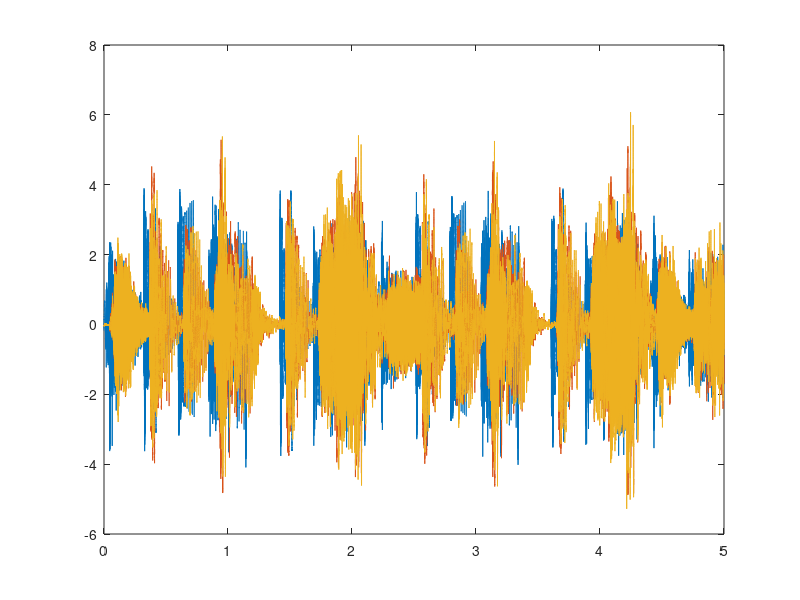
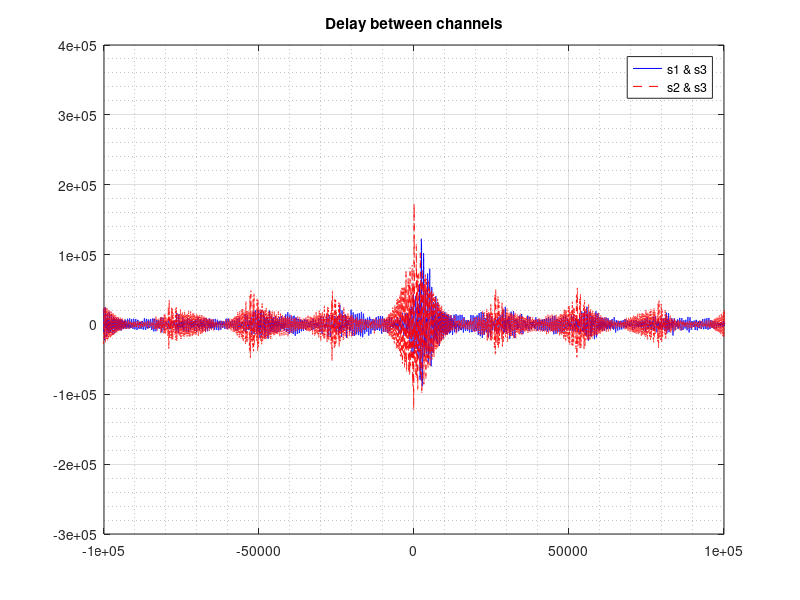
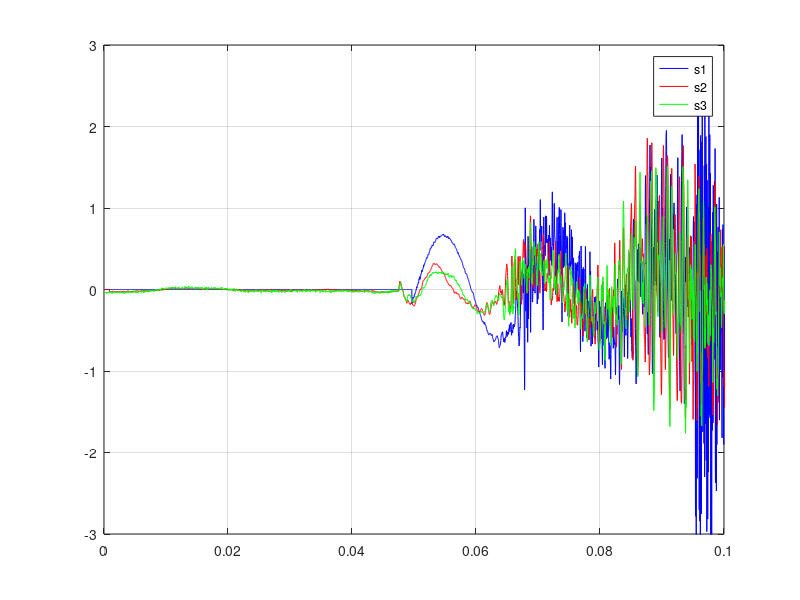

Write MATLAB code to recreate these figures, in order. (Note: this script raises an error after producing the figures.)
clear all, close all, clc

%load lavmusikstorsnak1.mat
load stormusiklavsnak3.mat
%  load 5secBeat.mat
%  load snakfrabord.mat
%load 1sectalk2.mat
%load 10secBeat.mat
%load lavsnak.mat
% load Nirvana16bitmono.mat
% load talk.mat

%%
close all, clc
fs=48000;

ts=1/fs;
time=5;
t=0:ts:time-ts;

s1=playdata(:,1)';
s2=recdata(:,2)';
s3=recdata(:,1)';

c=344;

s1=s1/rms(s1);
s2=s2/rms(s2);
s3=s3/rms(s3);


s11=s1;

figure()
plot(t,s1,t,s2,t,s3)%,t,x)



%% ######### Find delay #############
clc, close all
[mag,lag]=xcorr(s3,s1);
[maxmag,maxI] = max(abs(mag));
lagdiff=lag(maxI);
timediff = lagdiff/fs;
lagdist=timediff/c;


[mag3,lag3]=xcorr(s3,s2);
[maxmag3,maxI3] = max(abs(mag3));
lagdiff3=lag3(maxI3);
timediff3 = lagdiff3/fs;
lagdist3=timediff3/c;

figure()
plot(lag,(mag),'b',lag3,(mag3),'--r')
grid on
grid minor
title('Delay between channels')
legend('s1 & s3','s2 & s3')
axis([-100000 100000 -300000 400000])

TT=abs(lagdiff);
TT3=abs(lagdiff3);

TT=2384;

s1=[zeros(1,TT) s1(1:end-TT)];
s2=[zeros(1,TT3) s2(1:end-TT3)];
figure()
plot(t,(s1),'b',t,(s2),'r',t,(s3),'g')
legend('s1','s2','s3')
axis([0 0.1 -3 3])
%axis([0.045 0.055 -0.3 0.8])
%ylim([-5 15])
grid on

%% EXCEL

EXCEL=["s1 skalar" "s4 skalar" "ind0mags2norm" "p3"; ...
100 1  1.0000 31.4080; ...    
30 1 0.9994 24.4913; ...
    10 1 0.9951 16.9531; ...
    1 1 0.7147 2.6915; ...
    1 10 0.1207 1.8358; ...
    1 30 0.0548 1.8406; ...
    1 100 0.0315 1.1800]

%% ##### RATIO #####
close all, clc
% x=x';
% x=x/rms(x);
% s1=0.1*s11;
% s4=s1+4.64*x;
 s4=s2;
%s4=s4/rms(s4);
[mag lag]=xcorr(s4,s1);
 [maxmags2 maxinds2] = max(abs(mag(length(s2)-100:length(s2)+100)));
 mags2=mag(length(s2)+(maxinds2-101));
 ind0mags2norm=abs(mags2)/length(s4)
 mags2rms1=rms(mag);
% mags2SNR=mags2/mags2rms
 mags2rms=mags2rms1*ones(1,length(lag));
 
 [mags1 lags1] = xcorr(s1,s1);
 [maxmags1 maxinds1] = max(abs(mags1(length(s1)-100:length(s1)+100)));
 magss1=mags1(length(s1)+(maxinds1-101));
 ind0mags1norm=abs(magss1)/length(s1)
 
%   [magx lagx] = xcorr(x,x);
%  [maxmagx maxindx] = max(abs(magx(length(x)-100:length(x)+100)));
%  magsx=magx(length(x)+(maxinds1-101));
%  ind0magxnorm=abs(magsx)/length(x)

  [mags4 lags4] = xcorr(s3,s2);
 [maxmags4 maxinds4] = max(abs(mags4(length(s4)-100:length(s4)+100)));
 magss4=mags4(length(s4)+(maxinds1-101));
 ind0mags4norm=abs(magss4)/length(s4)

 
 S=(ind0mags1norm);
 N=(S-ind0mags2norm)
  soundsc(s4,fs)
 p=20*log10(abs(S/N))
 
 figure()
 subplot(2,1,1)
 plot(lag, mag,'b')
 grid on
 grid minor
 title('Xcorr ratio for s4 and s1')
 hold on
 plot(lag,mags2rms,'r')
 %axis([-400 400 -200000 250000])
 subplot(2,1,2)
 plot(lags1,mags1)
 title('Auto corr for s1')
 grid on 
 grid minor
 
 figure()
 plot(t,s1,t,s4,'--r')
 
 [rx rxlag]=xcorr(s1,s1);
[ry rylag]=xcorr(s4,s4);

S4=rms(s1);
N4=rms(s4);

p4=20*log10(S4/N4);

S3=mean(s1.^2);
N3=mean(s4.^2);

p3=10*log10(abs(S3/N3));

clear mag lag mag3 mags1 lags1 mags2rms1 magss1 maxinds1 maxmags1 rx ry rxlag rylag lag3 lagdiff lagdiff3 lagdist lagdist3 maxI maxI3 maxmag maxmag3 dis TT TT3 timediff timediff3 c mags2 mags2rms maxinds2 maxmags2 
%clear playdata recdata

%% Blockwise crosscorr
close all, clc
M=500;       %Windowsize of crosscorr signal
N=(fs*time)/M;
y=zeros(1,M);
ratio=zeros(1,M);

for k=1:N
    w=s1((M*k)-(M-1):M*k);
    x=s3((M*k)-(M-1):M*k);
    [mag lag] = xcorr(w,x);
    [magmax magind] = max(abs(mag));
    y(k) = mag(M);
    ratio(k)=magmax/M;
end

figure()
subplot(2,1,1)
plot(y)
title('Magnitude index 0')
grid on
subplot(2,1,2)
plot(ratio)
grid on
title('Ratio')

%% SNR based on autocorr
close all, clc
[rx rxlag]=xcorr(s1,s1);
[ry rylag]=xcorr(s4,s4);

[S1 S1ind]=max(abs(rx));
N1=max(abs(ry))-S1;

p1=mag2db(S1)/mag2db(N1)

S2=S1^2;
N2=N1^2;

p2=sqrt(S2/N2)

S3=mean(rx.^2);
N3=mean(ry.^2)-S3;

p3=10*log10(S3/N3)

%% Calibration
close all, clear all, clc

%load 800sintest.mat
%load lavmusikstorsnak1.mat
load stormusiklavsnak1.mat

fs=48000;

ts=1/fs;
time=5;
t=0:ts:(time-1)-ts;

s1=playdata(fs/2:(5*fs)-(fs/2)-1,1)';
s2=recdata(fs/2:(5*fs)-(fs/2)-1,2)';
s3=recdata(fs/2:(5*fs)-(fs/2)-1,1)';

c=343;

s1=s1/rms(s1);
s2=s2/rms(s2);
s3=s3/rms(s3);

% ######### Find delay #############
[mag,lag]=xcorr(s3,s1);
[maxmag,maxI] = max(abs(mag));
lagdiff=lag(maxI);
timediff = lagdiff/fs;
lagdist=c*timediff;

[mag3,lag3]=xcorr(s3,s2);
[maxmag3,maxI3] = max(abs(mag3));
lagdiff3=lag3(maxI3);
timediff3 = lagdiff3/fs;
lagdist3=c*timediff3;

figure()
subplot(2,1,1)
plot(lag,(mag),'b')
grid on
grid minor
title('Delay between s2 & s3')
subplot(2,1,2)
plot(lag3,(mag3),'r')
grid on
grid minor
title('Delay between s1 & s3')
%axis([-10000 10000 -300000 400000])



TT=abs(lagdiff);
TT3=abs(lagdiff3);

%TT=2384;

s1=[zeros(1,TT) s1(1:end-TT)];
s2=[zeros(1,TT3) s2(1:end-TT3)];
figure()
plot(t,(s1),'b',t,(s2),'r',t,(s3),'g')
legend('s1','s2','s3')
%axis([0 0.1 -3 3])
%axis([0.045 0.055 -0.3 0.8])
%ylim([-5 15])
grid on